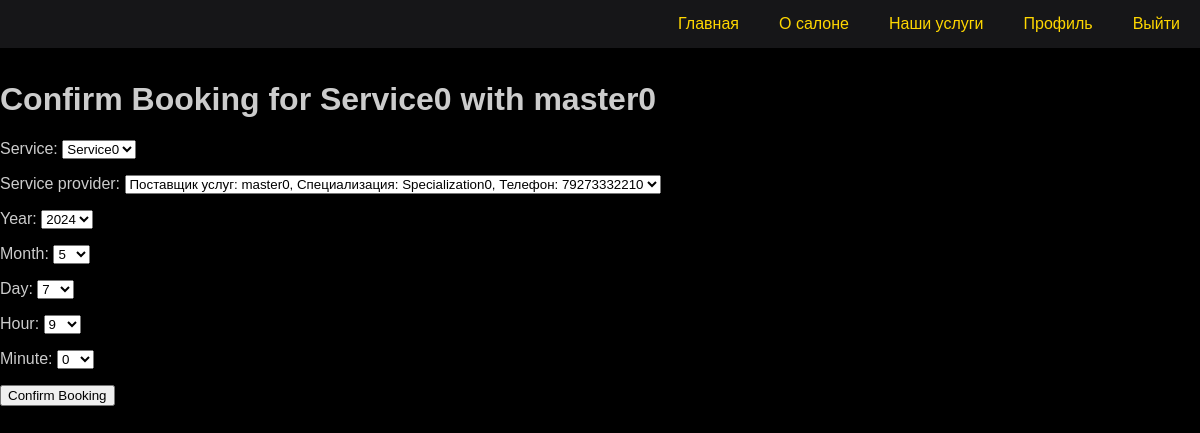
The app's page /services/booking-confirm/1/1/ (signed in), older data.
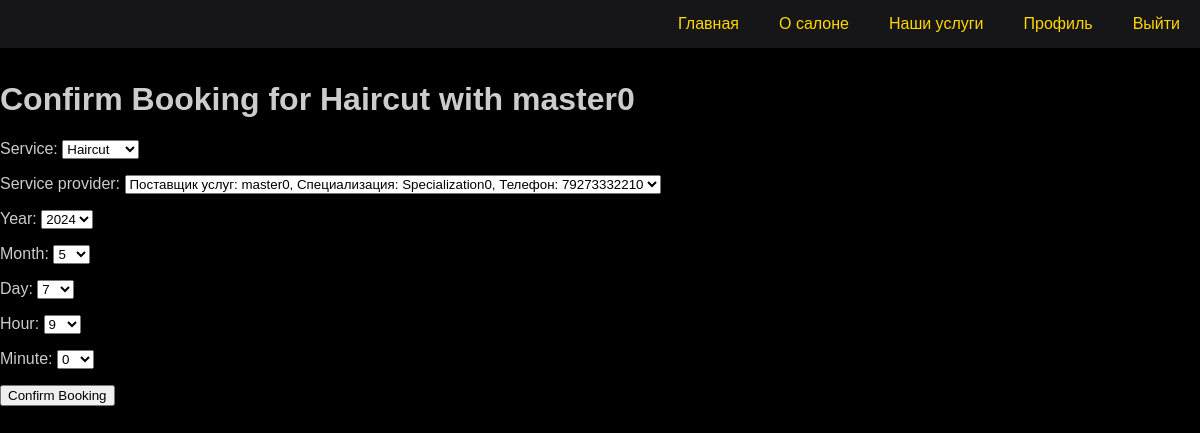
The same page, newer data.
### booking/models.py (models this page shows)
class Service(models.Model):
    name = models.CharField(max_length=100)
    description = models.TextField()
    duration = models.DurationField()  # Продолжительность услуги
    price = models.DecimalField(max_digits=6, decimal_places=2)  # Цена услуги
    def __str__(self):
        return self.name

### booking/views/service.py (the view)
# urls.py: path('services/booking-confirm/<int:service_id>/<int:provider_id>/', booking_confirm, name='booking_confirm'),
@login_required
def booking_confirm(request, service_id, provider_id):
    service = get_object_or_404(Service, id=service_id)
    provider = get_object_or_404(ServiceProvider, id=provider_id)
    if request.method == 'POST':
        form = BookingForm(request.POST)
        if form.is_valid():
            booking = form.save(commit=False)
            booking.customer = request.user.customer
            booking.service = service
            booking.service_provider = provider
            booking.save()
            return redirect('booking_list')
    else:
        form = BookingForm(initial={'service': service, 'service_provider': provider})
    return render(request, 'booking_confirm.html', {'form': form, 'service': service, 'provider': provider})

### booking/forms.py (shortened to what this page needs)
class BookingForm(forms.ModelForm):
    def __init__(self, *args, **kwargs):
        super(BookingForm, self).__init__(*args, **kwargs)
        now = timezone.now()
        current_year = now.year
        current_month = now.month
        current_day = now.day
        current_hour = now.hour
        self.fields['year'] = forms.ChoiceField(choices=[(i, i) for i in range(current_year, current_year + 2)])
        self.fields['month'] = forms.ChoiceField(choices=[(i, i) for i in range(current_month, 13)])
        self.fields['day'] = forms.ChoiceField(choices=[(i, i) for i in range(current_day, 31)])
        self.fields['hour'] = forms.ChoiceField(choices=[(i, i) for i in range(9, 20)])
        self.fields['minute'] = forms.ChoiceField(choices=[(i, i) for i in range(0, 60, 30)])
    class Meta:
        model = Booking
        fields = ['service', 'service_provider']

### booking/models.py (called while the page is built)
    def __str__(self):
        return f"Поставщик услуг: {self.user.username}, Специализация: {self.specialization}, Телефон: {self.phone}"

### booking/templates/booking_confirm.html (shortened to what this page needs)
{% extends 'base.html' %}
{% block content %}
<div class="booking-confirm-container">
    <h1>Confirm Booking for {{ service.name }} with {{ provider.user.username }}</h1>
    <form method="post" action="">
        {{ form.as_p }}
        <button type="submit">Confirm Booking</button>
    </form>
</div>
{% endblock %}

Row changes from the older to the newer data that the page shows:
changed Service: name "Service0" → "Haircut"
Text that changed along with them:
form field service: "Service0" → "Haircut"
